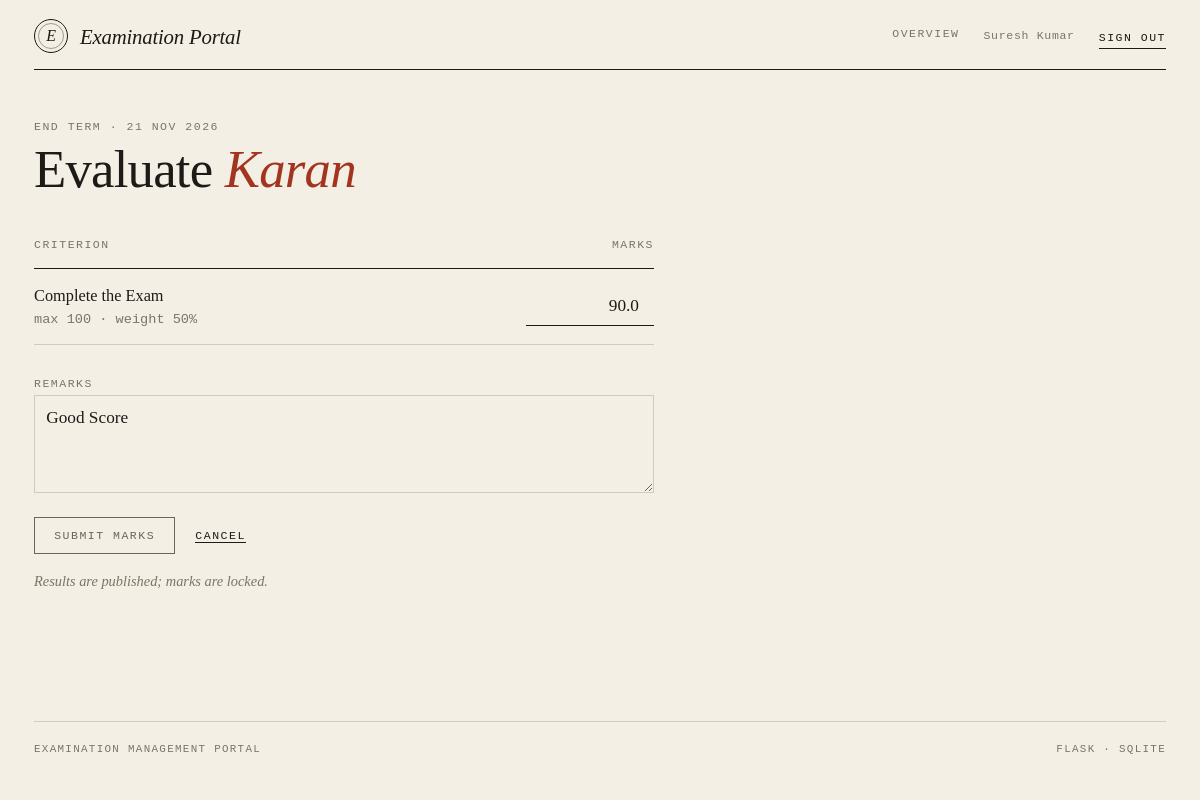
The app's page /examiner/bookings/2/evaluate (signed in) with its own data.
### tables this page shows
CREATE TABLE users (
    id            INTEGER PRIMARY KEY AUTOINCREMENT,
    email         TEXT NOT NULL UNIQUE,
    password_hash TEXT NOT NULL,
    role          TEXT NOT NULL CHECK (role IN ('admin','examiner','student')),
    full_name     TEXT NOT NULL,
    phone         TEXT,
    department    TEXT,
    status        TEXT NOT NULL DEFAULT 'active'
                  CHECK (status IN ('active','pending','inactive')),
    created_on    TEXT NOT NULL DEFAULT (date('now','localtime'))
);

CREATE TABLE rubrics (
    id          INTEGER PRIMARY KEY AUTOINCREMENT,
    exam_id     INTEGER NOT NULL REFERENCES exams(id) ON DELETE CASCADE,
    criterion   TEXT NOT NULL,
    max_marks   REAL NOT NULL CHECK (max_marks > 0),
    weightage   REAL NOT NULL DEFAULT 0,
    description TEXT
);

CREATE TABLE scores (
    evaluation_id INTEGER NOT NULL REFERENCES evaluations(id) ON DELETE CASCADE,
    rubric_id     INTEGER NOT NULL REFERENCES rubrics(id) ON DELETE CASCADE,
    marks         REAL NOT NULL,
    PRIMARY KEY (evaluation_id, rubric_id)
);

CREATE TABLE evaluations (
    id           INTEGER PRIMARY KEY AUTOINCREMENT,
    booking_id   INTEGER NOT NULL UNIQUE REFERENCES bookings(id),
    total_marks  REAL NOT NULL,
    remarks      TEXT,
    evaluated_on TEXT NOT NULL DEFAULT (datetime('now','localtime'))
);

### routes/examiner.py (the view, shortened to what this page needs)
@bp.route("/bookings/<int:bid>/evaluate", methods=["GET", "POST"])
def evaluate(bid):
    db = get_db()
    b = db.execute(  # ownership: the booking's slot must belong to this examiner
        "SELECT b.*, u.full_name AS student, e.name AS exam, e.max_marks, e.results_published, "
        "s.date, s.start_time FROM bookings b JOIN slots s ON s.id=b.slot_id "
        "JOIN users u ON u.id=b.student_id JOIN exams e ON e.id=b.exam_id "
        "WHERE b.id=? AND s.examiner_id=? AND b.status!='Cancelled'", (bid, g.user["id"])).fetchone()
    if not b:
        abort(404)
    rubrics = db.execute("SELECT * FROM rubrics WHERE exam_id=? ORDER BY id", (b["exam_id"],)).fetchall()
    ev = db.execute("SELECT * FROM evaluations WHERE booking_id=?", (bid,)).fetchone()
    prev = {}
    if ev:
        prev = {r["rubric_id"]: r["marks"] for r in
                db.execute("SELECT * FROM scores WHERE evaluation_id=?", (ev["id"],))}
    return render_template("examiner/evaluate.html", b=b, rubrics=rubrics, prev=prev,
                           remarks=ev["remarks"] if ev else "")

### db.py (called while the page is built)
def _connect(path):
    con = sqlite3.connect(path, isolation_level=None)  # we manage transactions
    con.row_factory = sqlite3.Row
    con.execute("PRAGMA foreign_keys = ON")
    return con

def get_db():
    if "db" not in g:
        g.db = _connect(current_app.config["DATABASE"])
    return g.db

### logic.py (called while the page is built)
def csrf_token():
    if "_csrf" not in session:
        session["_csrf"] = secrets.token_hex(16)
    return session["_csrf"]

def csrf_field():
    return Markup('<input type="hidden" name="_csrf" value="%s">' % csrf_token())

### routes/examiner.py (called while the page is built)
@bp.before_request
def guard():
    if not g.user:
        return redirect(url_for("auth.login"))
    if g.user["role"] != "examiner":
        abort(403)
    if g.user["status"] != "active":  # waiting for / withdrawn Admin approval
        return redirect(url_for("auth.pending"))

### templates/examiner/evaluate.html (shortened to what this page needs)
{% extends 'base.html' %}
{% from 'macros.html' import head %}
{% block body %}
{{ head(b.exam ~ ' · ' ~ b.date|dmy, 'Evaluate', b.student) }}
{% if rubrics %}
<form method="post" class="form-narrow">
  <table class="table">
    <thead><tr><th>Criterion</th><th class="r">Marks</th></tr></thead><tbody>
    {% for r in rubrics %}
    <tr><td>{{ r.criterion }}{% if r.description %}<div class="muted">{{ r.description }}</div>{% endif %}
          <div class="muted mono">max {{ r.max_marks|num }} · weight {{ r.weightage|num }}%</div></td>
        <td class="r" style="width:8rem"><input class="form-control text-end" type="number" step="any" min="0" max="{{ r.max_marks }}"
            name="m_{{ r.id }}" value="{{ prev.get(r.id, '') }}" required></td></tr>
    {% endfor %}</tbody></table>
  <div class="my-4"><label class="form-label" for="remarks">Remarks</label>
    <textarea class="form-control" id="remarks" name="remarks" rows="3" placeholder="Feedback the student will read">{{ remarks }}</textarea></div>
  <button class="btn btn-ink" {{ 'disabled' if b.results_published }}>Submit marks</button>
  <a class="act ms-3" href="{{ url_for('examiner.slot', sid=b.slot_id) }}">cancel</a>
  {% if b.results_published %}<p class="hint mt-3">Results are published; marks are locked.</p>{% endif %}
</form>
{% else %}
<div class="empty">No rubric exists for this examination yet. Ask the Admin to add criteria.</div>
{% endif %}
{% endblock %}

### templates/macros.html (shortened to what this page needs)
{% macro head(eyebrow, title, em='', lede='') %}
<div class="page-head">
  <div class="eyebrow">{{ eyebrow }}</div>
  <h1 class="title">{{ title }}{% if em %} <em>{{ em }}</em>{% endif %}</h1>
</div>
{% endmacro %}

### templates/nav.html
{% set links = {
  'admin': [('admin.dashboard','Overview'),('admin.courses','Courses'),('admin.exams','Examinations'),
            ('admin.examiners','Examiners'),('admin.students','Students'),('admin.slots','Slots'),
            ('admin.bookings','Bookings')],
  'examiner': [('examiner.dashboard','Overview')],
  'student': [('student.dashboard','Overview'),('student.exams','Examinations'),
              ('student.bookings','Bookings'),('student.results','Results'),('student.profile','Profile')]
} %}
<header class="site-nav">
  <a class="brand" href="{{ url_for('auth.index') }}"><span class="seal">E</span>Examination Portal</a>
  <nav class="nav-links">
    {% if g.user and not (g.user.role == 'examiner' and g.user.status != 'active') %}
      {% for ep, label in links[g.user.role] %}
        {% set u = url_for(ep) %}
        <a href="{{ u }}" class="{{ 'on' if ((request.path == u) if loop.first else request.path.startswith(u)) }}">{{ label }}</a>
      {% endfor %}
    {% endif %}
    {% if g.user %}
      <span class="who">{{ g.user.full_name }}</span>
      <form method="post" action="{{ url_for('auth.logout') }}" class="d-inline">{{ csrf_field() }}
        <button class="act">Sign out</button></form>
    {% endif %}
  </nav>
</header>

### static/css/style.css (style rules this page uses)
:root { --paper: #f3efe4; --paper-2: #e9e3d1; --ink: #1d1b18; --muted: #7b7566; --rule: #d3cbb8; --accent: #a3341f; --ok: #4a6741; --warn: #a67c1f; --serif: "Iowan Old Style", "Palatino Linotype", Palatino, "Book Antiqua", Georgia, serif; --mono: ui-monospace, "SF Mono", "Cascadia Mono", Menlo, Consolas, monospace; }
html, body { background: var(--paper); }
body { color: var(--ink); font-family: var(--serif); font-size: 1.02rem; line-height: 1.6; -webkit-font-smoothing: antialiased; }
a { color: var(--ink); text-decoration-color: var(--accent); text-underline-offset: 3px; }
h1, h2, h3 { font-weight: 400; letter-spacing: -0.015em; }
.mono { font-family: var(--mono); font-size: .85rem; }
.muted { color: var(--muted); }
.site-nav { display: flex; flex-wrap: wrap; gap: .8rem 2rem; align-items: center; justify-content: space-between; padding: 1.2rem 0 1rem; border-bottom: 1px solid var(--ink); }
.brand { display: flex; align-items: center; gap: .75rem; text-decoration: none; font-style: italic; font-size: 1.3rem; letter-spacing: -.01em; }
.seal { width: 34px; height: 34px; border: 1px solid var(--ink); border-radius: 50%; display: grid; place-items: center; position: relative; font-size: 1rem; }
.seal::after { content: ""; position: absolute; inset: 3px; border: 1px solid var(--ink); border-radius: 50%; opacity: .4; }
.nav-links { display: flex; flex-wrap: wrap; gap: .4rem 1.5rem; align-items: center; }
.nav-links a, .act, .eyebrow, .btn, th, .st, .form-label { font-family: var(--mono); font-size: .72rem; letter-spacing: .13em; text-transform: uppercase; }
.nav-links a { color: var(--muted); text-decoration: none; padding-bottom: 3px; border-bottom: 1px solid transparent; }
.who { font-family: var(--mono); font-size: .72rem; color: var(--muted); letter-spacing: .06em; }
.eyebrow { color: var(--muted); }
.page-head { margin: 3rem 0 1.6rem; }
.title { font-size: clamp(2.1rem, 4.4vw, 3.4rem); line-height: 1.04; margin: .35rem 0 0; }
.title em, h2 em { color: var(--accent); }
.table { --bs-table-bg: transparent; --bs-table-color: var(--ink); --bs-table-hover-bg: rgba(29, 27, 24, .035); --bs-table-hover-color: var(--ink); margin: 0; border-color: var(--rule); }
.table > :not(caption) > * > * { background: transparent; box-shadow: none; padding: .85rem .8rem .85rem 0; border-bottom: 1px solid var(--rule); vertical-align: middle; }
.table thead th { color: var(--muted); font-weight: 400; border-bottom: 1px solid var(--ink); white-space: nowrap; }
.table td.r, .table th.r { text-align: right; padding-right: 0; }
.act { color: var(--ink); text-decoration: none; border: 0; background: none; padding: 0; border-bottom: 1px solid var(--ink); margin-right: 1rem; cursor: pointer; }
.act:last-child { margin-right: 0; }
.btn { border-radius: 0; padding: .55rem 1.2rem; border: 1px solid var(--ink); color: var(--ink); background: transparent; transition: background .15s, color .15s; }
.btn-ink { background: var(--ink); color: var(--paper); }
.form-label { color: var(--muted); margin-bottom: .1rem; }
.form-control, .form-select { background-color: transparent; border: 0; border-bottom: 1px solid var(--ink); border-radius: 0; padding: .35rem 0; font-family: var(--serif); font-size: 1.08rem; color: var(--ink); box-shadow: none; }
.form-control::placeholder { color: #b0a894; font-style: italic; }
textarea.form-control { border: 1px solid var(--rule); padding: .55rem .7rem; }
.form-narrow { max-width: 620px; }
.hint { color: var(--muted); font-size: .9rem; font-style: italic; }

### records on screen
users: user.full_name "Suresh Kumar"
users: full_name "Karan"
rubrics: criterion "Complete the Exam", max_marks|num "100", weightage|num "50"
scores: get "90.0"
evaluations: remarks "Good Score"

### other values on screen
{{ label }} "OVERVIEW"
{{ eyebrow }} "END TERM · 21 NOV 2026"
{{ title }} "Evaluate"
